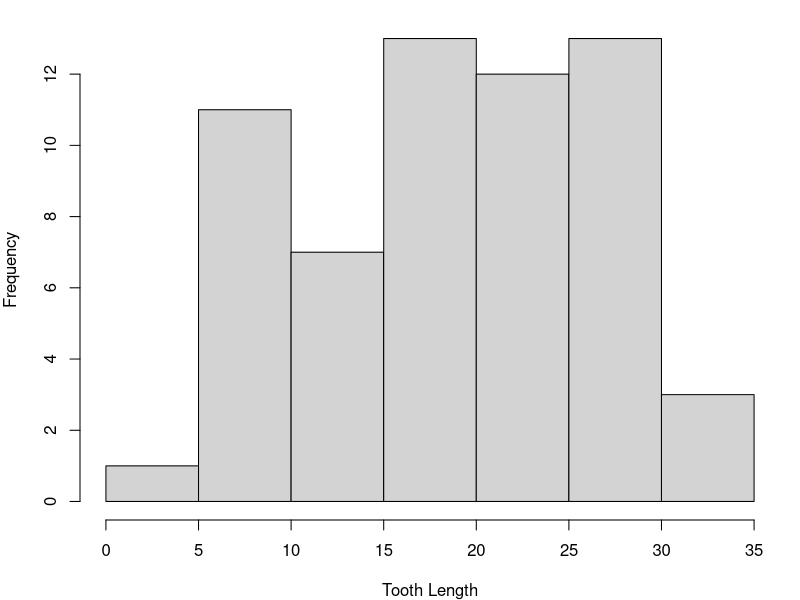
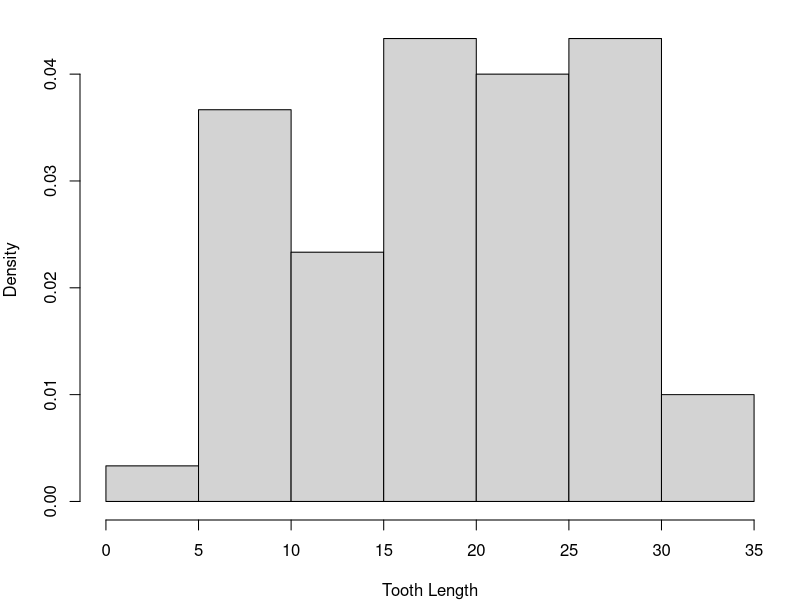
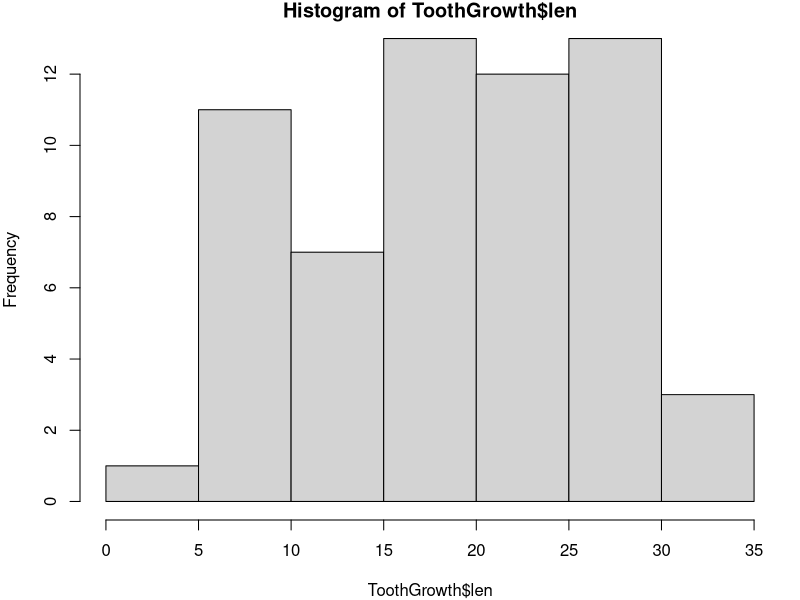
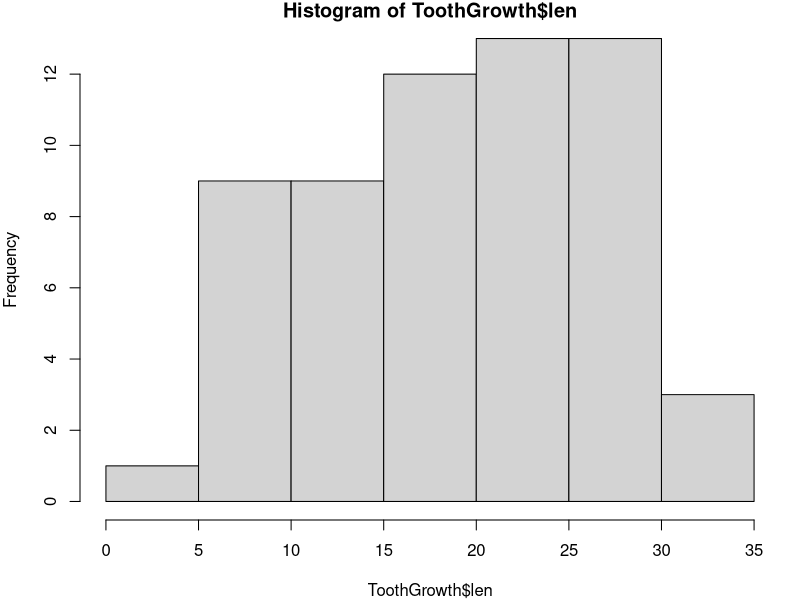
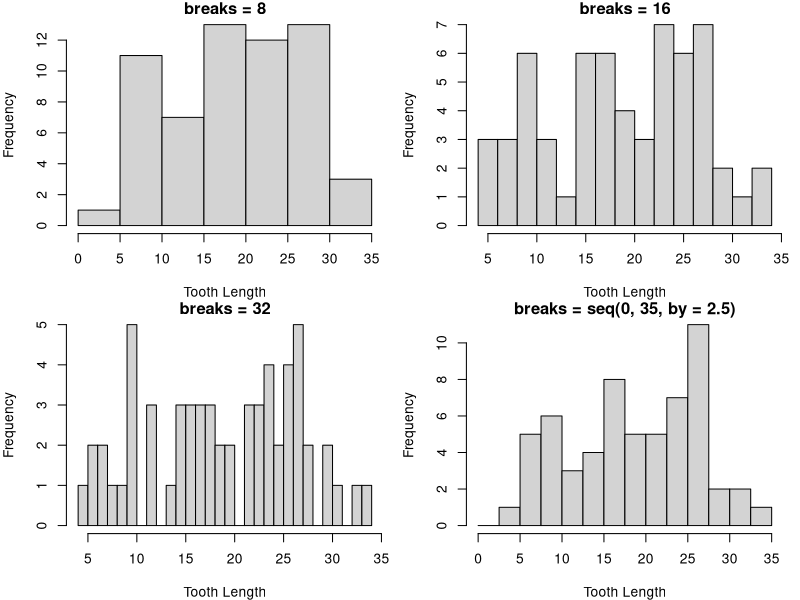
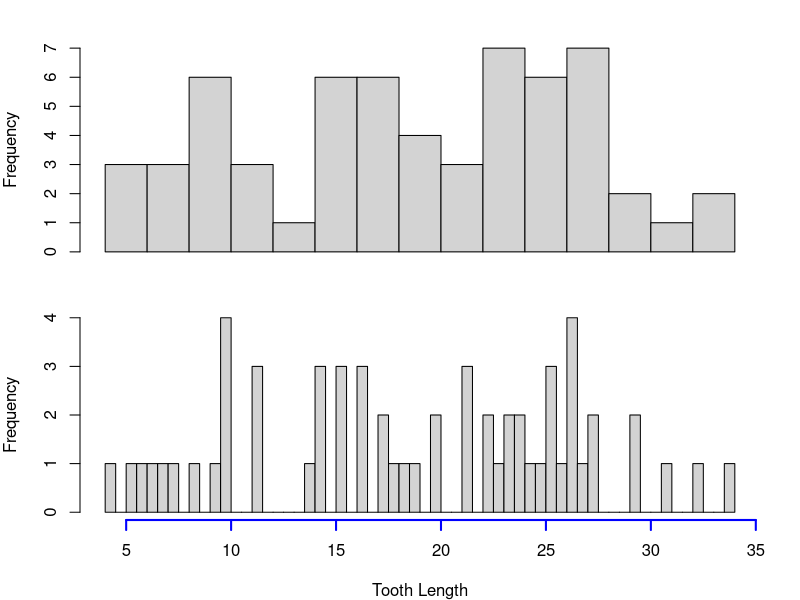
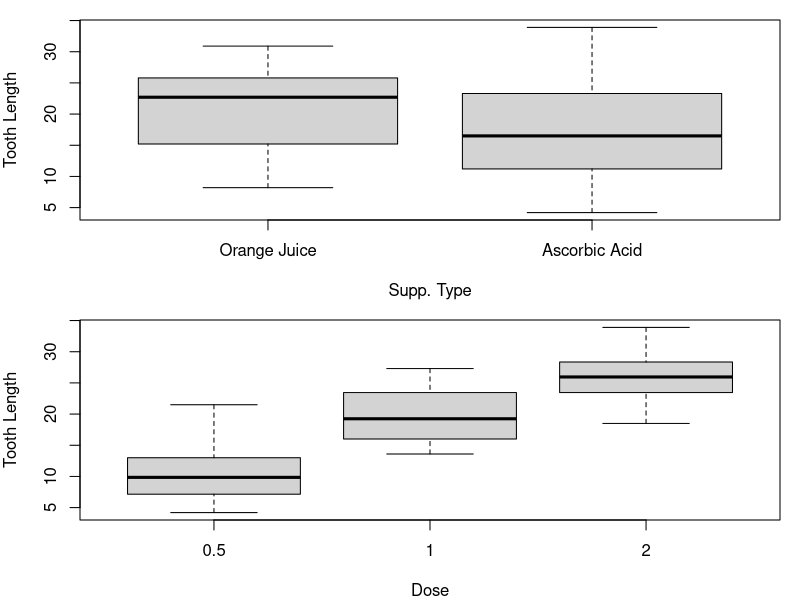
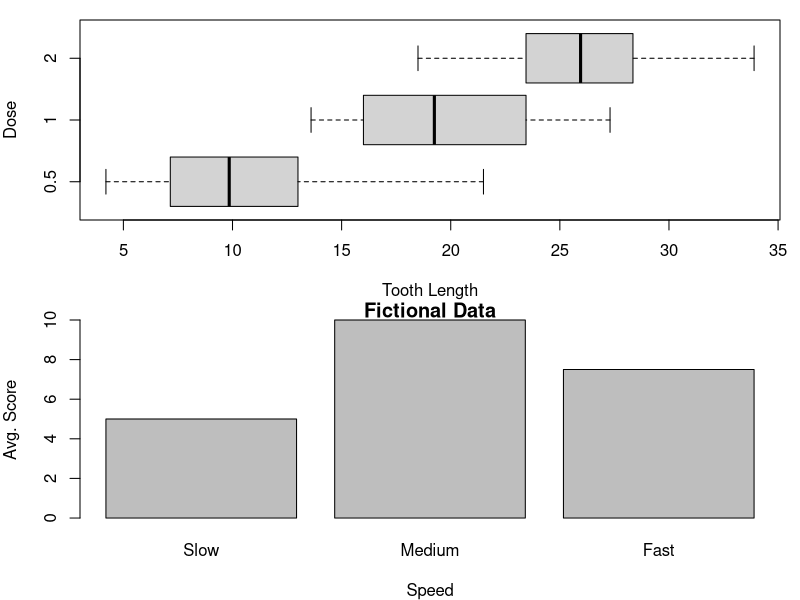

Here is the R script that generated these plots, in order:
## ---- chunk 1
knitr::opts_chunk$set(prompt=TRUE, cache = TRUE) 
## ---- chunk 2
head(ToothGrowth)
## ---- chunk 3
par(mar = c(4,4,1,1))
hist(ToothGrowth$len,freq = TRUE,
     main = NULL, xlab="Tooth Length")
hist(ToothGrowth$len,freq = FALSE,
     main = NULL, xlab="Tooth Length")
## ---- chunk 4
par(mar = c(4,4,1,1))
hist(ToothGrowth$len,right = TRUE) # right-inclusive
hist(ToothGrowth$len,right = FALSE) # left-inclusive
## ---- chunk 5
par_defaults <- par(no.readonly=TRUE) # copy the current settings
## Do some plotting stuff 
par(par_defaults) # Reset the  defaults 
## ---- chunk 6
par(mfrow=c(2,2)) # sets a 2x2 grid of plots
## ---- chunk 7
par(mfrow=c(2,2))
breaksList <- list(quote(8), quote(16),quote(32), substitute(seq(0,35,by=2.5)))
for (x in breaksList) { 
  hist(ToothGrowth$len, breaks = eval(x), main = paste("breaks =",deparse(x)),xlab = "Tooth Length")
}
## ---- chunk 8
par(mar=c(2,4,2,2))
par(mfrow=c(2,1))
hist(ToothGrowth$len, breaks=20, main=NULL, xlab=NULL, xaxt="n")
par(mar=c(4,4,.5,2))
hist(ToothGrowth$len, breaks=60, main=NULL, xlab="Tooth Length", xaxt="n")
axis(side=1,col="blue", lwd=2) # side 1 is bottom axis
## ---- chunk 9
par(mar = c(4,4,1,1))
OJ <- ToothGrowth$len[ToothGrowth$supp=="OJ"]
AA <- ToothGrowth$len[ToothGrowth$supp=="VC"]
boxplot(OJ, AA, names=c("Orange Juice","Ascorbic Acid"),
        xlab="Supp. Type", ylab="Tooth Length")
## ---- chunk 10
par(mar = c(4,4,1,1))
boxplot(len~dose,data=ToothGrowth,xlab="Dose", ylab="Tooth Length")
## ---- chunk 11
par(mar = c(4,4,1,1))
boxplot(len~dose, data=ToothGrowth, horizontal = TRUE,
        varwidth=TRUE,ylab="Dose",xlab = "Tooth Length")
## ---- chunk 12
barplot(height = c(5,10,7.5), names.arg = c("Slow","Medium","Fast"),
        main="Fictional Data",ylab="Avg. Score",xlab="Speed")
## ---- chunk 13
# Don't worry about this just do it =)
library(dplyr); library(reshape2)
TG <- ToothGrowth %>% group_by(supp,dose) %>% 
  summarise(y = mean(len)) %>% acast(supp~dose) %>%
  `dimnames<-`(list("Supp"=c("O.J.","Vit. C"), "Dose"=c(.5,1,2)))
knitr::kable(as.table(TG), caption = "Mean Tooth Length by Supplement and Dosage")
## ---- chunk 14
barplot(TG,xlab="Dose", ylab="Tooth Length")
## ---- chunk 15
par(mar=c(5,4,1,1))
barplot(TG, beside = TRUE, xlab="Dosage (mg)", ylab="Tooth Length")
## ---- chunk 16
par(mar=c(5,4,1,1))
barplot(TG, beside = TRUE, xlab="Dosage (mg)", ylab="Tooth Length", 
        cex.main=1.75, cex.axis=1.35,
        cex.names=1.35, cex.lab=1.25)
## ---- chunk 17
par(mar=c(5,4,1,1))
barplot(TG, beside = TRUE, xlab="Dosage (mg)", ylab="Tooth Length", 
        legend.text=TRUE, args.legend=list(x=3,y=25,bty="n"),
        cex.main=1.75, cex.axis=1.35,
        cex.names=1.35, cex.lab=1.25)
## ---- chunk 18
par(mar=c(5,4,1,1))
par(pty="m")
barplot(TG, beside = TRUE, 
        xlab="Dosage (mg)",
        ylab="Tooth Length", 
        legend.text=TRUE, 
        args.legend=list(x=3,y=25,
                         bty="n"))
par(pty="s")
barplot(TG, beside = TRUE,
        xlab="Dosage (mg)",
        ylab="Tooth Length",
        legend.text=TRUE,
        args.legend=list(x=16,y=25,
                         bty="n"))
## ---- chunk 19
TGerr <- ToothGrowth %>% group_by(supp,dose) %>% 
  summarise(sd = sd(len)/sqrt(n())) %>%
  acast(supp~dose,value.var="sd")
knitr::kable(as.table(TGerr), caption = "Standard Error of the Mean for Tooth Length by Supplement and Dosage")
## ---- chunk 20
x <- barplot(TG, xlab="Dosage (mg)", ylab="Tooth Length",
             legend.text=TRUE, beside=TRUE, ylim=c(0,35),
             plot=FALSE, args.legend =list(x=3,y=30,bty="n"))
print(x)
## ---- chunk 21
par(mar=c(5,4,0,0))
x <- barplot(TG, xlab="Dosage (mg)", ylab="Tooth Length",
             legend.text=TRUE, beside = TRUE,ylim=c(0,35),
             args.legend =list(x=3,y=30,bty="n"))
arrows(x0=x, y0=TG+TGerr, x1=x, y1=TG-TGerr, angle=90, code=3,
       length=.1)
## ---- chunk 22
par(mar=c(4,4,1,1))
layout(mat=matrix(c(1,1,2,3), nrow=2, byrow=TRUE))
boxplot(len~dose, data=ToothGrowth, horizontal = TRUE, varwidth=TRUE, 
        xlab="Tooth Length", ylab="Dose")
hist(ToothGrowth$len,freq = FALSE, main = NULL, xlab="Tooth Length")
x <- barplot(TG, xlab="Dosage (mg)", ylab="Tooth Length", legend.text=TRUE,
             beside = TRUE,ylim=c(0,35), args.legend =list(x=3,y=40,bty="n"))
arrows(x0=x, y0=TG+TGerr, x1=x, y1=TG-TGerr, angle=90, code=3, length=.1)
par(mfrow=c(1,1)) # reset back to default layout
## ---- chunk 23
par(mar = c(4,4,2,2)) # Shrink vertical margins of each plot
par(oma = c(1,1,1,1)) # Add 1 line of padding around the window
layout(mat=matrix(c(1,1,2,3), nrow=2, byrow=TRUE))
boxplot(len~dose, data=ToothGrowth, horizontal = TRUE, varwidth=TRUE, 
        xlab="Tooth Length", ylab="Dose")
hist(ToothGrowth$len,freq = FALSE, main = NULL, xlab="Tooth Length")
x <- barplot(TG, xlab="Dosage (mg)", ylab="Tooth Length", legend.text=TRUE,
             beside = TRUE,ylim=c(0,35), args.legend =list(x=3,y=50,bty="n"))
arrows(x0=x, y0=TG+TGerr, x1=x, y1=TG-TGerr, angle=90, code=3, length=.1)
par(mfrow=c(1,1)) # reset back to default layout
## ---- chunk 24
library(dplyr); library(reshape2)
WB <- warpbreaks %>% 
  group_by(wool,tension) %>% 
  summarise(y = mean(breaks),
            se = sd(breaks)/sqrt(n()))
WB_means <- acast(WB, wool~tension,value.var="y")
WB_err <- acast(WB, wool~tension,value.var="se")
## ---- chunk 25
par(mfrow=c(2,1))
boxplot(breaks~wool*tension, data=warpbreaks, horizontal=TRUE,
        xlab="Number of Breaks",ylab = "Yarn Type (A,B) by Tension (L, M, H)",
        main = "Yarn Breakages Across Types")
x <- barplot(WB_means,beside = TRUE, main = "Yarn Breakages Across Types",
             xlab = "Tension", ylab = "Avg. Breaks", ylim = c(0,55),
             legend.text=TRUE, args.legend=list(x=9, y=45, bty="n"))
arrows(x0=x, y0=WB_means-WB_err, x1=x, y1=WB_means+WB_err, code=3,angle=90,
       length=.1)
